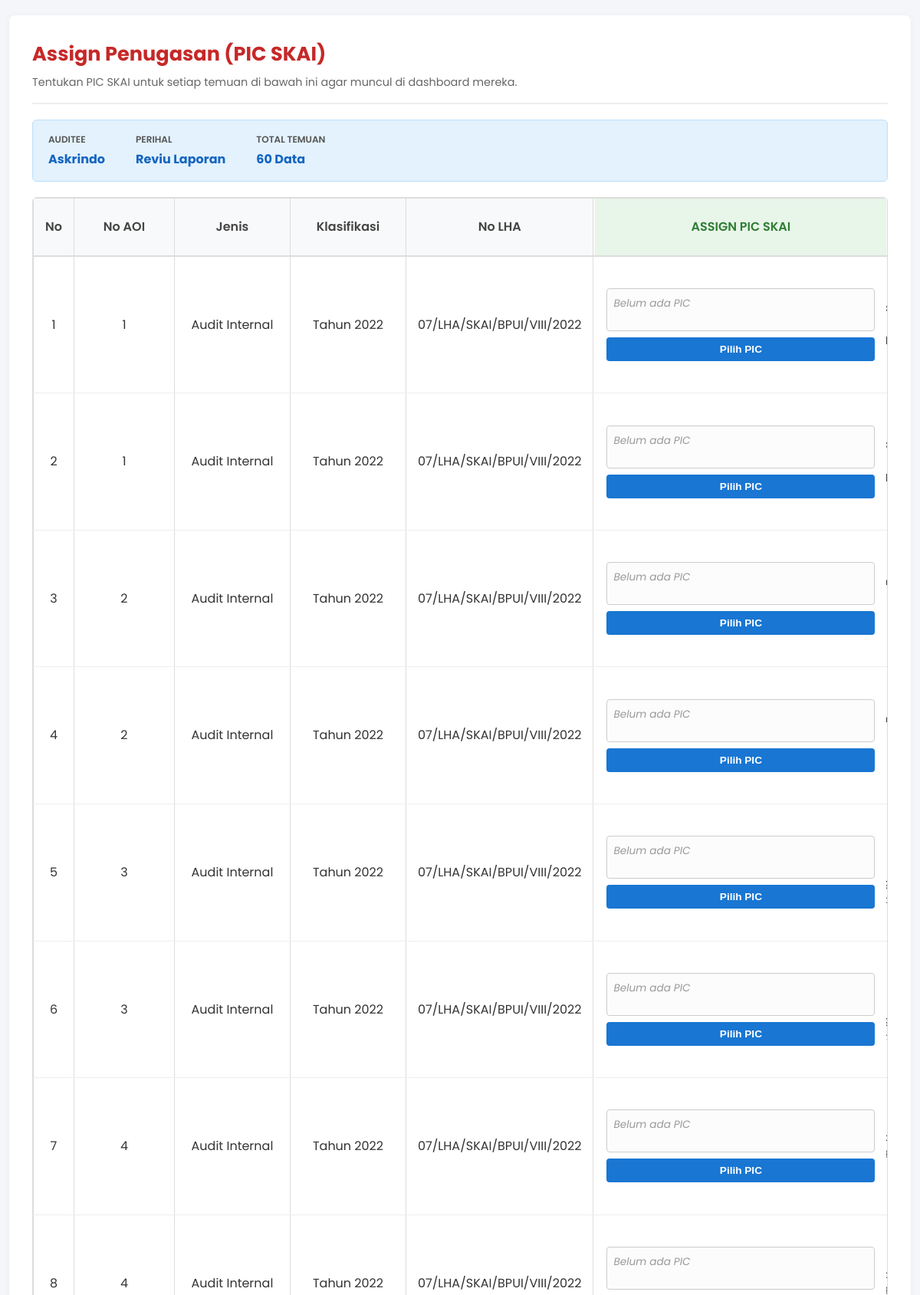
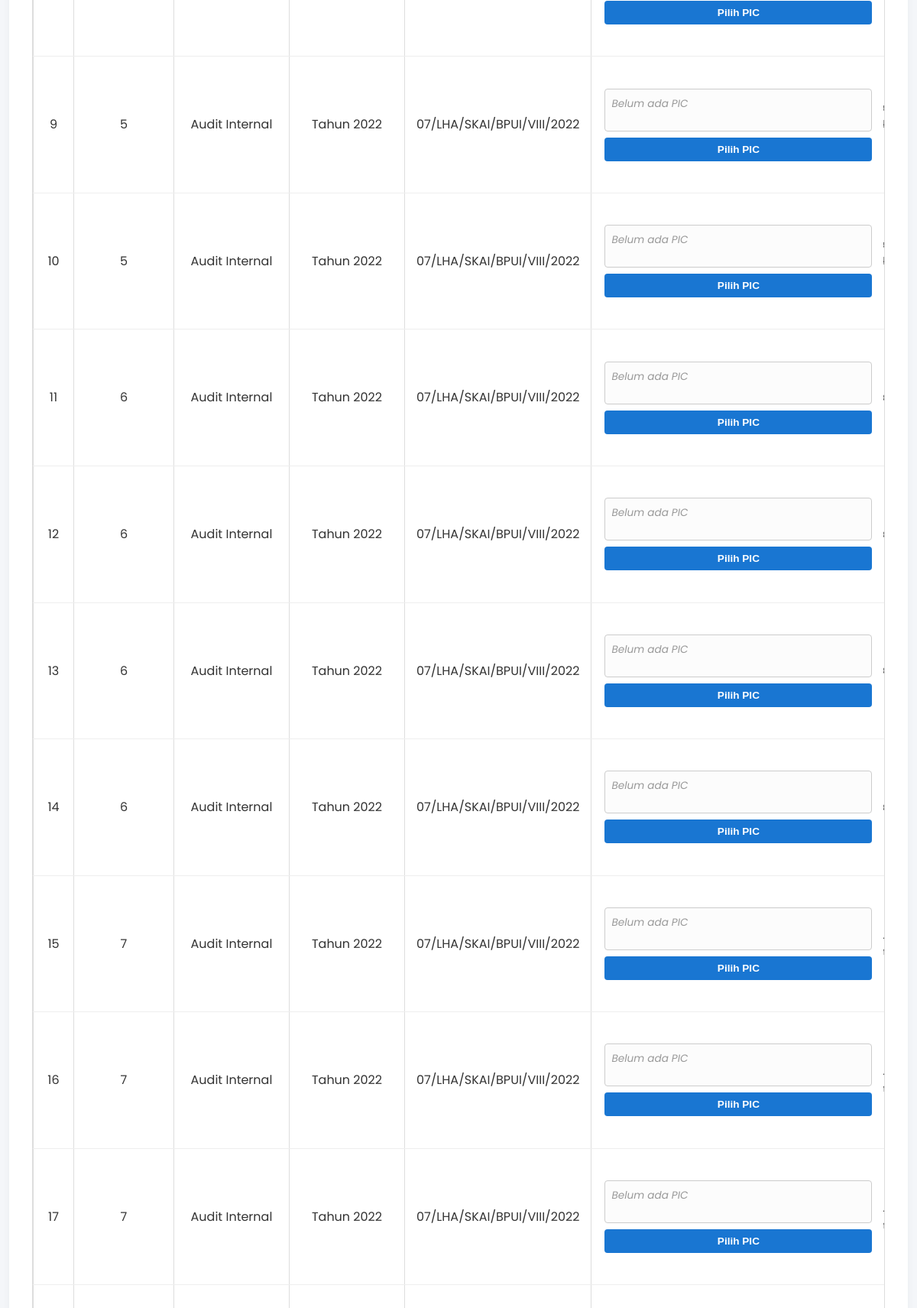
Page /assign_pic_page/1 (signed in, upper part) on the committed database (2 pictures, top to bottom).
### app.py (models this page shows)
class AmsReminder(db.Model):
    id = db.Column(db.Integer, primary_key=True)
    user_id = db.Column(db.Integer, db.ForeignKey('user.id'), nullable=False)
    assigned_to = db.Column(db.String(200), nullable=False)
    pic_auditee = db.Column(db.Text, nullable=True)
    pic_skai = db.Column(db.Text, nullable=True)
    pic_reminder = db.Column(db.Text, nullable=True)
    temuan = db.Column(db.Text, nullable=True)
    subject = db.Column(db.String(255), nullable=False)
    deadline = db.Column(db.Date, nullable=False)
    status = db.Column(db.String(50), default='On Progress')
    is_responded = db.Column(db.Boolean, default=False, nullable=False)
    is_reminded = db.Column(db.Boolean, default=False, nullable=False)
    created_at = db.Column(db.DateTime, default=datetime.datetime.now)
    linked_temuan_ids = db.Column(db.Text, nullable=True)
    linked_by = db.Column(db.String(100), nullable=True)
    user = db.relationship('User', backref='ams_reminders')
    tembusan = db.Column(db.String(200), nullable=True)

class AmsTemuanRow(db.Model):
    id = db.Column(db.Integer, primary_key=True)
    session_id = db.Column(db.Integer, db.ForeignKey('ams_temuan_session.id'), nullable=False)
    user_id = db.Column(db.Integer, db.ForeignKey('user.id'), nullable=False)
    pic_skai = db.Column(db.String(200), nullable=True)
    no_aoi = db.Column(db.String(100))
    jenis_aoi = db.Column(db.String(100))
    klasifikasi = db.Column(db.String(100))
    no_lha = db.Column(db.String(100))
    nama_penugasan = db.Column(db.String(200))
    aoi = db.Column(db.Text)
    rekomendasi = db.Column(db.Text)
    rencana_tl = db.Column(db.Text)
    rencana_evidence = db.Column(db.Text)
    auditee = db.Column(db.String(200))
    pic_auditee = db.Column(db.Text)
    target_penyelesaian = db.Column(db.String(50), nullable=True)
    perubahan_target = db.Column(db.String(50), nullable=True)
    tindak_lanjut = db.Column(db.Text)
    signifikansi = db.Column(db.String(100))
    jml_rekomendasi = db.Column(db.Integer, default=0)
    selesai = db.Column(db.Integer, default=0)
    belum_jt_bs = db.Column(db.Integer, default=0)
    os_bd = db.Column(db.Integer, default=0)
    tdd = db.Column(db.Integer, default=0) #
    control = db.Column(db.String(200))
    auditor_notes = db.Column(db.Text, nullable=True)
    last_modified_by = db.Column(db.String(100), nullable=True)
    last_modified_at = db.Column(db.DateTime, nullable=True)

### app.py (the view)
@app.route('/assign_pic_page/<int:reminder_id>')
@login_required
def assign_pic_page(reminder_id):
    reminder = AmsReminder.query.get_or_404(reminder_id)
    linked_data = []
    if reminder.linked_temuan_ids:
        ids_list = [int(x) for x in reminder.linked_temuan_ids.split(',') if x.isdigit()]
        linked_data = AmsTemuanRow.query.filter(AmsTemuanRow.id.in_(ids_list)).all()
    users = User.query.all()
    return render_template('assign_pic_page.html',
                           reminder=reminder,
                           rows=linked_data,
                           users=users,
                           username=current_user.username)

### app.py (called while the page is built)
@login_manager.user_loader
def load_user(user_id):
    return User.query.get(int(user_id))

### templates/assign_pic_page.html (shortened to what this page needs)
<!DOCTYPE html>
<html lang="id">
<head>
    <link rel="stylesheet" href="{{ url_for('static', filename='style.css') }}">
    <link href='https://unpkg.com/boxicons@2.1.4/css/boxicons.min.css' rel='stylesheet'>
</head>
<body>
    <div class="assign-container">
        <div class="page-header">
            <div class="page-title">
                <h2>Assign Penugasan (PIC SKAI)</h2>
                <div class="page-subtitle">
                    Tentukan PIC SKAI untuk setiap temuan di bawah ini agar muncul di dashboard mereka.
                </div>
            </div>
        </div>
        <div class="info-box">
            <div class="info-item">
                <label>Auditee</label>
                <div>{{ reminder.assigned_to }}</div>
            </div>
            <div class="info-item">
                <label>Perihal</label>
                <div>{{ reminder.subject }}</div>
            </div>
            <div class="info-item">
                <label>Total Temuan</label>
                <div>{{ rows|length }} Data</div>
            </div>
        </div>
        <div class="table-responsive">
            <table class="assign-table">
                <thead>
                    <tr>
                        <th style="width: 50px;">No</th>
                        <th style="min-width: 100px;">No AOI</th>
                        <th style="min-width: 120px;">Jenis</th>
                        <th style="min-width: 120px;">Klasifikasi</th>
                        <th style="min-width: 200px;">No LHA</th>
                        <th style="min-width: 250px;">Nama Penugasan</th>
                        <th style="min-width: 350px;">AOI</th>
                        <th class="col-sticky-right">ASSIGN PIC SKAI</th>
                    </tr>
                </thead>
                <tbody>
                    {% for row in rows %}
                    <tr>
                        <td style="text-align: center;">{{ loop.index }}</td>
                        <td style="text-align: center;">{{ row.no_aoi or '-' }}</td>
                        <td style="text-align: center;">{{ row.jenis_aoi or '-' }}</td>
                        <td style="text-align: center;">{{ row.klasifikasi or '-' }}</td>
                        <td style="text-align: justify;">{{ row.no_lha or '-' }}</td>
                        <td>{{ row.nama_penugasan or '-' }}</td>
                        <td><div style="max-height: 80px; overflow-y: auto; font-size: 0.85rem;">{{ row.aoi or '-' }}</div></td>
                        <td class="col-sticky-right">
                            <div class="pic-wrapper">
                                <div class="pic-display" id="pic-display-{{ row.id }}">
                                </div>
                                <button type="button" class="btn-pilih-pic-row" data-id="{{ row.id }}">Pilih PIC</button>
                            </div>
                        </td>
                    </tr>
                    {% else %}
                    <tr>
                        <td colspan="12" style="text-align: center; padding: 30px;">
                            Tidak ada data temuan yang ditautkan.
                        </td>
                    </tr>
                    {% endfor %}
                </tbody>
            </table>
        </div>
    </div>
</body>
</html>

### static/style.css (style rules this page uses)
:root { --primary: #C62828; --primary-dark: #A02020; --secondary: #F9A825; --background: #F9F9F9; --card: #FFFFFF; --footer-bg: #EFEFEF; --text: #171717; --text-light: #555555; --border-light: #E0E0E0; --shadow: rgba(0, 0, 0, 0.1); --shadow-hover: rgba(0, 0, 0, 0.15); --danger: #D32F2F; --success: #388E3C; --info: #1976D2; }
body { font-family: 'Poppins', sans-serif; margin: 0; background: var(--background); color: var(--text); line-height: 1.6; min-height: 100vh; }
table td, table th { padding: 8px; border: 1px solid #ddd; }

### templates/assign_pic_page.html (style rules this page uses)
body { background-color: #f4f6f9; font-family: 'Poppins', sans-serif; color: #333; margin: 0; }
.assign-container { background: white; width: 98%; margin: 20px auto; padding: 30px; border-radius: 8px; box-shadow: 0 2px 10px rgba(0,0,0,0.05); box-sizing: border-box; }
.page-header { display: flex; justify-content: space-between; align-items: center; margin-bottom: 20px; border-bottom: 2px solid #eee; padding-bottom: 15px; }
.page-title h2 { margin: 0; color: #C62828; font-size: 1.6rem; }
.page-subtitle { color: #666; font-size: 0.9rem; margin-top: 5px; }
.info-box { background: #e3f2fd; padding: 15px 20px; border-radius: 6px; border: 1px solid #bbdefb; margin-bottom: 20px; display: flex; gap: 40px; align-items: flex-start; }
.info-item label { display: block; font-size: 0.75rem; color: #555; font-weight: 600; text-transform: uppercase; margin-bottom: 4px; }
.info-item div { font-weight: 700; font-size: 1rem; color: #1565c0; }
.table-responsive { overflow-x: auto; border: 1px solid #ddd; border-radius: 6px; max-height: 70vh; position: relative; }
.assign-table { width: 100%; border-collapse: collapse; min-width: 2400px; }
.assign-table th, .assign-table td { padding: 12px 15px; border-bottom: 1px solid #eee; vertical-align: middle; white-space: normal; text-align: justify; }
.assign-table th { background-color: #f8f9fa; font-weight: 600; color: #444; text-align: center; border-bottom: 2px solid #ddd; height: 50px; }
.col-sticky-right { position: sticky; right: 0; z-index: 10; background-color: #fff; border-left: 3px solid #eee; box-shadow: -2px 0 5px rgba(0,0,0,0.05); width: 350px; min-width: 350px; text-align: center; }
th.col-sticky-right { background-color: #e8f5e9; color: #2e7d32; z-index: 11; }
.pic-wrapper { display: flex; flex-direction: column; gap: 8px; align-items: stretch; }
.pic-display { border: 1px solid #ccc; border-radius: 4px; padding: 8px; font-size: 0.85rem; min-height: 38px; background: #fcfcfc; text-align: left; }
.btn-pilih-pic-row { background-color: #1976D2; color: white; border: none; padding: 8px; border-radius: 4px; cursor: pointer; font-weight: 600; font-size: 0.85rem; width: 100%; transition: background 0.2s; }

### rows in the picture
AmsReminder: assigned_to "Askrindo", subject "Reviu Laporan"
AmsTemuanRow: no_aoi "1", jenis_aoi "Audit Internal", klasifikasi "Tahun 2022", no_lha "07/LHA/SKAI/BPUI/VIII/2022"
AmsTemuanRow: no_aoi "1", jenis_aoi "Audit Internal", klasifikasi "Tahun 2022", no_lha "07/LHA/SKAI/BPUI/VIII/2022"
AmsTemuanRow: no_aoi "2", jenis_aoi "Audit Internal", klasifikasi "Tahun 2022", no_lha "07/LHA/SKAI/BPUI/VIII/2022"
AmsTemuanRow: no_aoi "2", jenis_aoi "Audit Internal", klasifikasi "Tahun 2022", no_lha "07/LHA/SKAI/BPUI/VIII/2022"
AmsTemuanRow: no_aoi "3", jenis_aoi "Audit Internal", klasifikasi "Tahun 2022", no_lha "07/LHA/SKAI/BPUI/VIII/2022"
AmsTemuanRow: no_aoi "3", jenis_aoi "Audit Internal", klasifikasi "Tahun 2022", no_lha "07/LHA/SKAI/BPUI/VIII/2022"
AmsTemuanRow: no_aoi "4", jenis_aoi "Audit Internal", klasifikasi "Tahun 2022", no_lha "07/LHA/SKAI/BPUI/VIII/2022"
AmsTemuanRow: no_aoi "4", jenis_aoi "Audit Internal", klasifikasi "Tahun 2022", no_lha "07/LHA/SKAI/BPUI/VIII/2022"
AmsTemuanRow: no_aoi "5", jenis_aoi "Audit Internal", klasifikasi "Tahun 2022", no_lha "07/LHA/SKAI/BPUI/VIII/2022"
AmsTemuanRow: no_aoi "5", jenis_aoi "Audit Internal", klasifikasi "Tahun 2022", no_lha "07/LHA/SKAI/BPUI/VIII/2022"
AmsTemuanRow: no_aoi "6", jenis_aoi "Audit Internal", klasifikasi "Tahun 2022", no_lha "07/LHA/SKAI/BPUI/VIII/2022"
AmsTemuanRow: no_aoi "6", jenis_aoi "Audit Internal", klasifikasi "Tahun 2022", no_lha "07/LHA/SKAI/BPUI/VIII/2022"
AmsTemuanRow: no_aoi "6", jenis_aoi "Audit Internal", klasifikasi "Tahun 2022", no_lha "07/LHA/SKAI/BPUI/VIII/2022"
AmsTemuanRow: no_aoi "6", jenis_aoi "Audit Internal", klasifikasi "Tahun 2022", no_lha "07/LHA/SKAI/BPUI/VIII/2022"
AmsTemuanRow: no_aoi "7", jenis_aoi "Audit Internal", klasifikasi "Tahun 2022", no_lha "07/LHA/SKAI/BPUI/VIII/2022"
AmsTemuanRow: no_aoi "7", jenis_aoi "Audit Internal", klasifikasi "Tahun 2022", no_lha "07/LHA/SKAI/BPUI/VIII/2022"
AmsTemuanRow: no_aoi "7", jenis_aoi "Audit Internal", klasifikasi "Tahun 2022", no_lha "07/LHA/SKAI/BPUI/VIII/2022"

### other values in the picture
{{ rows|length }} "60"
